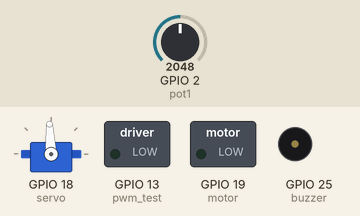
A program run on a simulated ESP32. On the bench: servo, switched loads named in the program (green lamp = pin HIGH), buzzer (waves = sounding, pin HIGH). The inputs (shaded band) are chosen by the test bench; at power-on: GPIO 2 (pot1) = 2048. Servo pulses on a pin are drawn as a servo (544–2400 µs = 0–180°).

Above: at 1.2 s.
1.3 s: GPIO 2 (pot1) set to 2866
At 2.4 s:
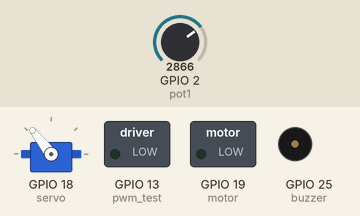
2.8 s: GPIO 2 (pot1) set to 3603
At 3.6 s:
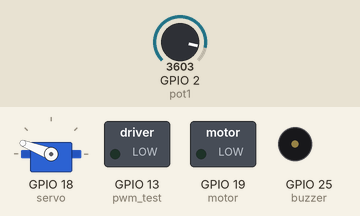
4.3 s: GPIO 2 (pot1) set to 4095
At 4.7 s:
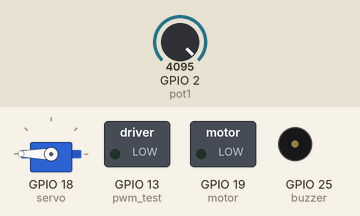
5.8 s: GPIO 2 (pot1) set to 1228
At 7.0 s:
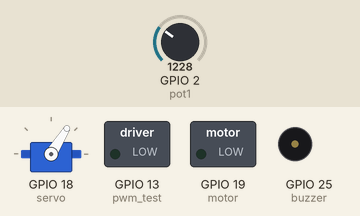
7.3 s: GPIO 2 (pot1) set to 491
At 8.2 s:
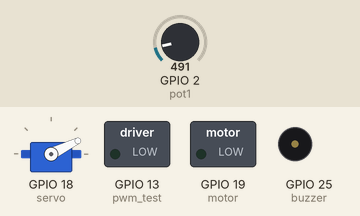
8.8 s: GPIO 2 (pot1) set to 2047
At 9.3 s:
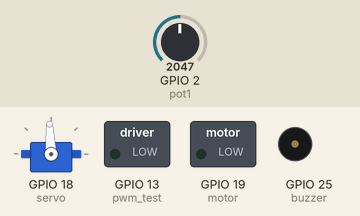
Timing chart, 0 to 11.3 s (numbered marks = the images above; inputs shaded):
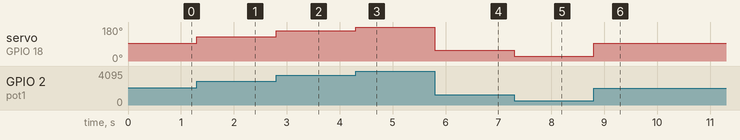

Measured:
- after the input at 1.3 s, servo on GPIO 18 (servo): 93° → 128° at once
- after the input at 2.8 s, servo on GPIO 18 (servo): 128° → 159° at once
- after the input at 4.3 s, servo on GPIO 18 (servo): 159° → 180° at once
- after the input at 5.8 s, servo on GPIO 18 (servo): 180° → 58° at once
- after the input at 7.3 s, servo on GPIO 18 (servo): 58° → 26° at once
- after the input at 8.8 s, servo on GPIO 18 (servo): 26° → 93° at once

The program:

main.cpp
```cpp
/*

  Cálculo de frequência:

  Freq Max = Clock/Resol.

  Exemplo -> 10 bits: 80e6/1024 = 78125HZ
  Exemplo ->  8 bits: 80E6/256  = 312500Hz
  Exemplo ->  5 bits: 80E6/32   = 2.5Hz

  Funções para configuração:

  ledcAttachPin(pin, ch);     // Associa o pino ao canal PWM
  ledcSetup(ch, freq, res);   // Canal utilizxado, frequência e resolução
  ledcWrite(ch, duty);        // Canal utilizado, duty cycle

  Exemplo de cálculo para Servo com frequência de PWM de 50hz e range de 0,6ms até 2,4ms, e 1,5ms 90º:

  100% --- 65535
    0% ---     0

  100% --- 20ms
     x --- 1,5ms (90º)
     x = 7,5%

  100% --- 65535
  7,5% --- x
     x = 4915

*/


// ==========================================================================================
// Bibliotecas
#include <Arduino.h>

// ==========================================================================================
// Mapeamento de hardware
#define pot1 2
#define pot2 4
#define pwm_test 13
#define servo 18
#define motor 19
#define buzzer 25


void setup() {

    pinMode(pwm_test, OUTPUT);
    pinMode(motor, OUTPUT);
    pinMode(buzzer, OUTPUT);
    pinMode(servo, OUTPUT);

    // ledcAttachPin(pwm_test, 0);
    // ledcSetup(0, 800, 16);
    // ledcWrite(0, 30000);

    // ledcAttachPin(motor, 6);
    // ledcSetup(6, 1000, 16);
    // ledcWrite(6, 30000);

    // ledcAttachPin(buzzer, 6);
    // ledcSetup(6, 1000, 16);
    // ledcWrite(6, 30000);

    ledcAttachPin(servo, 9);
    ledcSetup(9, 50,16);
    ledcWrite(9, 4915);

    // Teste buzzer
    // digitalWrite(buzzer, HIGH);
    // delay(2000);
    // digitalWrite(buzzer, LOW);
    // delay(2000);

}

void loop() {

    unsigned duty1, duty2;

    // duty1 = map(analogRead(pot1), 0, 4095, 0, 65535);
    // ledcWrite(0, duty1);

    // duty2 = map(analogRead(pot2), 0, 4095, 0, 65535);
    // ledcWrite(6, duty2);

    // ledcWrite(9, 4915);
    // delay(2000);
    // ledcWrite(9, 7864);
    // delay(2000);
    // ledcWrite(9, 1966);

    // Controlando Servo pelo potenciômetro
    unsigned dutyServo;
    dutyServo = map(analogRead(pot1), 0, 4095, 1966, 7864);
    ledcWrite(9, dutyServo);
}
```
